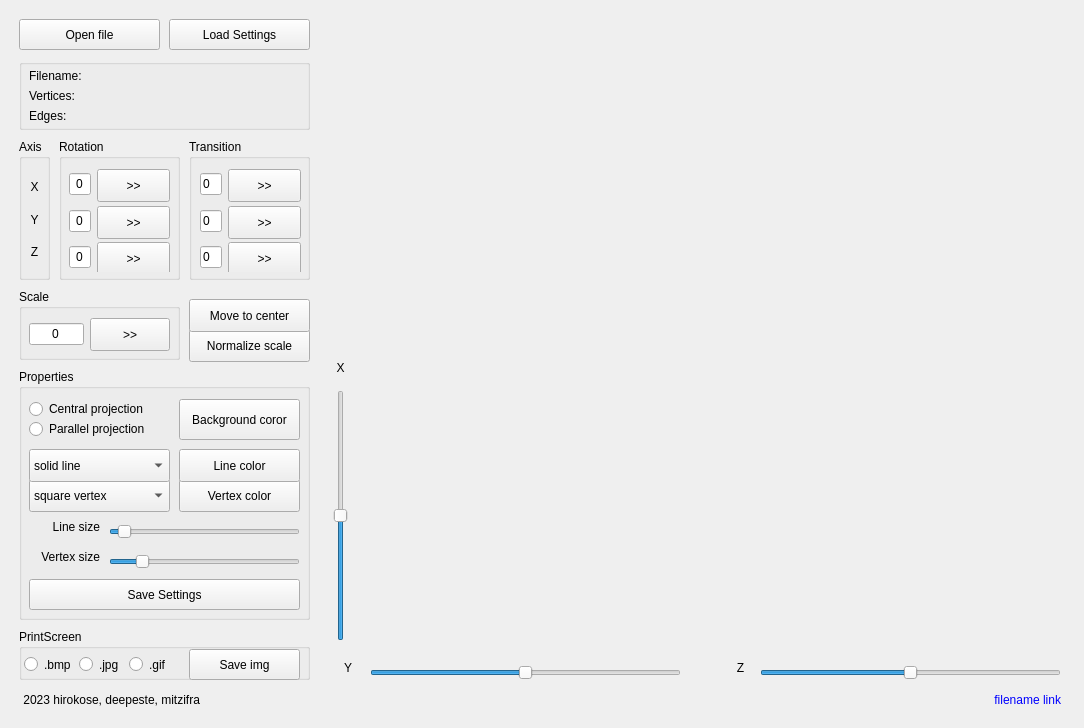
<?xml version="1.0" encoding="UTF-8"?>
<ui version="4.0">
 <class>MainWindow</class>
 <widget class="QMainWindow" name="MainWindow">
  <property name="geometry">
   <rect>
    <x>0</x>
    <y>0</y>
    <width>1084</width>
    <height>728</height>
   </rect>
  </property>
  <property name="windowTitle">
   <string>MainWindow</string>
  </property>
  <property name="styleSheet">
   <string notr="true"/>
  </property>
  <widget class="QWidget" name="centralwidget">
   <widget class="project" name="widget" native="true">
    <property name="geometry">
     <rect>
      <x>370</x>
      <y>20</y>
      <width>691</width>
      <height>621</height>
     </rect>
    </property>
   </widget>
   <widget class="QWidget" name="Menu" native="true">
    <property name="geometry">
     <rect>
      <x>19</x>
      <y>19</y>
      <width>291</width>
      <height>661</height>
     </rect>
    </property>
    <widget class="QPushButton" name="open_button">
     <property name="geometry">
      <rect>
       <x>0</x>
       <y>0</y>
       <width>141</width>
       <height>31</height>
      </rect>
     </property>
     <property name="styleSheet">
      <string notr="true"/>
     </property>
     <property name="text">
      <string>Open file</string>
     </property>
    </widget>
    <widget class="QGroupBox" name="Rotation">
     <property name="geometry">
      <rect>
       <x>40</x>
       <y>120</y>
       <width>121</width>
       <height>141</height>
      </rect>
     </property>
     <property name="title">
      <string>Rotation</string>
     </property>
     <widget class="QWidget" name="layoutWidget">
      <property name="geometry">
       <rect>
        <x>10</x>
        <y>30</y>
        <width>101</width>
        <height>103</height>
       </rect>
      </property>
      <layout class="QGridLayout" name="gridLayout">
       <item row="1" column="1">
        <widget class="QPushButton" name="y_rotate">
         <property name="minimumSize">
          <size>
           <width>0</width>
           <height>33</height>
          </size>
         </property>
         <property name="text">
          <string>&gt;&gt;</string>
         </property>
        </widget>
       </item>
       <item row="0" column="1">
        <widget class="QPushButton" name="x_rotate">
         <property name="minimumSize">
          <size>
           <width>0</width>
           <height>33</height>
          </size>
         </property>
         <property name="text">
          <string>&gt;&gt;</string>
         </property>
        </widget>
       </item>
       <item row="0" column="0">
        <widget class="QLineEdit" name="x_value_rot">
         <property name="minimumSize">
          <size>
           <width>0</width>
           <height>20</height>
          </size>
         </property>
         <property name="text">
          <string>0</string>
         </property>
         <property name="alignment">
          <set>Qt::AlignCenter</set>
         </property>
        </widget>
       </item>
       <item row="1" column="0">
        <widget class="QLineEdit" name="y_value_rot">
         <property name="minimumSize">
          <size>
           <width>0</width>
           <height>20</height>
          </size>
         </property>
         <property name="text">
          <string>0</string>
         </property>
         <property name="alignment">
          <set>Qt::AlignCenter</set>
         </property>
        </widget>
       </item>
       <item row="2" column="0">
        <widget class="QLineEdit" name="z_value_rot">
         <property name="minimumSize">
          <size>
           <width>0</width>
           <height>20</height>
          </size>
         </property>
         <property name="text">
          <string>0</string>
         </property>
         <property name="alignment">
          <set>Qt::AlignCenter</set>
         </property>
        </widget>
       </item>
       <item row="2" column="1">
        <widget class="QPushButton" name="z_rotate">
         <property name="minimumSize">
          <size>
           <width>0</width>
           <height>33</height>
          </size>
         </property>
         <property name="text">
          <string>&gt;&gt;</string>
         </property>
        </widget>
       </item>
      </layout>
     </widget>
    </widget>
    <widget class="QGroupBox" name="Transition">
     <property name="geometry">
      <rect>
       <x>170</x>
       <y>120</y>
       <width>121</width>
       <height>141</height>
      </rect>
     </property>
     <property name="title">
      <string>Transition</string>
     </property>
     <widget class="QWidget" name="layoutWidget">
      <property name="geometry">
       <rect>
        <x>11</x>
        <y>30</y>
        <width>101</width>
        <height>103</height>
       </rect>
      </property>
      <layout class="QGridLayout" name="gridLayout_2">
       <item row="0" column="1">
        <widget class="QPushButton" name="x_move">
         <property name="minimumSize">
          <size>
           <width>0</width>
           <height>33</height>
          </size>
         </property>
         <property name="text">
          <string>&gt;&gt;</string>
         </property>
        </widget>
       </item>
       <item row="1" column="0">
        <widget class="QLineEdit" name="y_value_tr">
         <property name="minimumSize">
          <size>
           <width>0</width>
           <height>20</height>
          </size>
         </property>
         <property name="text">
          <string>0</string>
         </property>
        </widget>
       </item>
       <item row="2" column="1">
        <widget class="QPushButton" name="z_move">
         <property name="minimumSize">
          <size>
           <width>0</width>
           <height>33</height>
          </size>
         </property>
         <property name="text">
          <string>&gt;&gt;</string>
         </property>
        </widget>
       </item>
       <item row="2" column="0">
        <widget class="QLineEdit" name="z_value_tr">
         <property name="minimumSize">
          <size>
           <width>0</width>
           <height>20</height>
          </size>
         </property>
         <property name="text">
          <string>0</string>
         </property>
        </widget>
       </item>
       <item row="0" column="0">
        <widget class="QLineEdit" name="x_value_tr">
         <property name="minimumSize">
          <size>
           <width>0</width>
           <height>20</height>
          </size>
         </property>
         <property name="text">
          <string>0</string>
         </property>
        </widget>
       </item>
       <item row="1" column="1">
        <widget class="QPushButton" name="y_move">
         <property name="minimumSize">
          <size>
           <width>0</width>
           <height>33</height>
          </size>
         </property>
         <property name="text">
          <string>&gt;&gt;</string>
         </property>
        </widget>
       </item>
      </layout>
     </widget>
    </widget>
    <widget class="QGroupBox" name="Properties">
     <property name="geometry">
      <rect>
       <x>0</x>
       <y>350</y>
       <width>291</width>
       <height>251</height>
      </rect>
     </property>
     <property name="title">
      <string>Properties</string>
     </property>
     <widget class="QComboBox" name="vertex_type">
      <property name="geometry">
       <rect>
        <x>10</x>
        <y>110</y>
        <width>141</width>
        <height>33</height>
       </rect>
      </property>
      <property name="minimumSize">
       <size>
        <width>0</width>
        <height>33</height>
       </size>
      </property>
      <item>
       <property name="text">
        <string>square vertex</string>
       </property>
      </item>
      <item>
       <property name="text">
        <string>circle vertex</string>
       </property>
      </item>
      <item>
       <property name="text">
        <string>no vertex</string>
       </property>
      </item>
     </widget>
     <widget class="QPushButton" name="setBgColor">
      <property name="geometry">
       <rect>
        <x>160</x>
        <y>30</y>
        <width>121</width>
        <height>41</height>
       </rect>
      </property>
      <property name="text">
       <string>Background coror</string>
      </property>
     </widget>
     <widget class="QSlider" name="pointSize_slider">
      <property name="geometry">
       <rect>
        <x>90</x>
        <y>180</y>
        <width>191</width>
        <height>25</height>
       </rect>
      </property>
      <property name="minimum">
       <number>1</number>
      </property>
      <property name="maximum">
       <number>200</number>
      </property>
      <property name="pageStep">
       <number>1</number>
      </property>
      <property name="value">
       <number>30</number>
      </property>
      <property name="sliderPosition">
       <number>30</number>
      </property>
      <property name="orientation">
       <enum>Qt::Horizontal</enum>
      </property>
     </widget>
     <widget class="QWidget" name="Projection" native="true">
      <property name="geometry">
       <rect>
        <x>10</x>
        <y>30</y>
        <width>141</width>
        <height>41</height>
       </rect>
      </property>
      <widget class="QRadioButton" name="central">
       <property name="geometry">
        <rect>
         <x>0</x>
         <y>0</y>
         <width>141</width>
         <height>20</height>
        </rect>
       </property>
       <property name="text">
        <string>Central projection</string>
       </property>
      </widget>
      <widget class="QRadioButton" name="parallel">
       <property name="geometry">
        <rect>
         <x>0</x>
         <y>20</y>
         <width>141</width>
         <height>20</height>
        </rect>
       </property>
       <property name="text">
        <string>Parallel projection</string>
       </property>
      </widget>
     </widget>
     <widget class="QSlider" name="lineWidth_slider">
      <property name="geometry">
       <rect>
        <x>90</x>
        <y>150</y>
        <width>191</width>
        <height>25</height>
       </rect>
      </property>
      <property name="minimum">
       <number>1</number>
      </property>
      <property name="maximum">
       <number>200</number>
      </property>
      <property name="pageStep">
       <number>1</number>
      </property>
      <property name="value">
       <number>10</number>
      </property>
      <property name="sliderPosition">
       <number>10</number>
      </property>
      <property name="orientation">
       <enum>Qt::Horizontal</enum>
      </property>
     </widget>
     <widget class="QComboBox" name="line_type">
      <property name="geometry">
       <rect>
        <x>10</x>
        <y>80</y>
        <width>141</width>
        <height>33</height>
       </rect>
      </property>
      <property name="minimumSize">
       <size>
        <width>0</width>
        <height>33</height>
       </size>
      </property>
      <item>
       <property name="text">
        <string>solid line</string>
       </property>
      </item>
      <item>
       <property name="text">
        <string>dashed line</string>
       </property>
      </item>
     </widget>
     <widget class="QPushButton" name="setVertColor">
      <property name="geometry">
       <rect>
        <x>160</x>
        <y>110</y>
        <width>121</width>
        <height>33</height>
       </rect>
      </property>
      <property name="minimumSize">
       <size>
        <width>0</width>
        <height>33</height>
       </size>
      </property>
      <property name="text">
       <string>Vertex color</string>
      </property>
     </widget>
     <widget class="QPushButton" name="saveSettigs">
      <property name="geometry">
       <rect>
        <x>10</x>
        <y>210</y>
        <width>271</width>
        <height>31</height>
       </rect>
      </property>
      <property name="text">
       <string>Save Settings</string>
      </property>
     </widget>
     <widget class="QLabel" name="line_size_label">
      <property name="geometry">
       <rect>
        <x>10</x>
        <y>150</y>
        <width>71</width>
        <height>16</height>
       </rect>
      </property>
      <property name="text">
       <string>Line size</string>
      </property>
      <property name="alignment">
       <set>Qt::AlignRight|Qt::AlignTrailing|Qt::AlignVCenter</set>
      </property>
     </widget>
     <widget class="QLabel" name="vert_size_label">
      <property name="geometry">
       <rect>
        <x>10</x>
        <y>180</y>
        <width>71</width>
        <height>16</height>
       </rect>
      </property>
      <property name="text">
       <string>Vertex size</string>
      </property>
      <property name="alignment">
       <set>Qt::AlignRight|Qt::AlignTrailing|Qt::AlignVCenter</set>
      </property>
     </widget>
     <widget class="QPushButton" name="setLineColor">
      <property name="geometry">
       <rect>
        <x>160</x>
        <y>80</y>
        <width>121</width>
        <height>33</height>
       </rect>
      </property>
      <property name="minimumSize">
       <size>
        <width>0</width>
        <height>33</height>
       </size>
      </property>
      <property name="text">
       <string>Line color</string>
      </property>
     </widget>
    </widget>
    <widget class="QGroupBox" name="Scale">
     <property name="geometry">
      <rect>
       <x>0</x>
       <y>270</y>
       <width>161</width>
       <height>71</height>
      </rect>
     </property>
     <property name="title">
      <string>Scale</string>
     </property>
     <widget class="QWidget" name="layoutWidget">
      <property name="geometry">
       <rect>
        <x>10</x>
        <y>20</y>
        <width>141</width>
        <height>51</height>
       </rect>
      </property>
      <layout class="QGridLayout" name="gridLayout_4">
       <item row="0" column="0">
        <widget class="QLineEdit" name="scale_value">
         <property name="minimumSize">
          <size>
           <width>0</width>
           <height>20</height>
          </size>
         </property>
         <property name="text">
          <string>0</string>
         </property>
         <property name="alignment">
          <set>Qt::AlignCenter</set>
         </property>
        </widget>
       </item>
       <item row="0" column="1">
        <widget class="QPushButton" name="scale_apply">
         <property name="minimumSize">
          <size>
           <width>0</width>
           <height>33</height>
          </size>
         </property>
         <property name="text">
          <string>&gt;&gt;</string>
         </property>
        </widget>
       </item>
      </layout>
     </widget>
    </widget>
    <widget class="QGroupBox" name="AxisBox">
     <property name="geometry">
      <rect>
       <x>0</x>
       <y>120</y>
       <width>31</width>
       <height>141</height>
      </rect>
     </property>
     <property name="title">
      <string>Axis</string>
     </property>
     <widget class="QWidget" name="layoutWidget">
      <property name="geometry">
       <rect>
        <x>0</x>
        <y>35</y>
        <width>31</width>
        <height>91</height>
       </rect>
      </property>
      <layout class="QVBoxLayout" name="verticalLayout">
       <item>
        <widget class="QLabel" name="x_label_rot">
         <property name="text">
          <string>X</string>
         </property>
         <property name="alignment">
          <set>Qt::AlignCenter</set>
         </property>
        </widget>
       </item>
       <item>
        <widget class="QLabel" name="y_label_rot">
         <property name="text">
          <string>Y</string>
         </property>
         <property name="alignment">
          <set>Qt::AlignCenter</set>
         </property>
        </widget>
       </item>
       <item>
        <widget class="QLabel" name="z_label_rot">
         <property name="text">
          <string>Z</string>
         </property>
         <property name="alignment">
          <set>Qt::AlignCenter</set>
         </property>
        </widget>
       </item>
      </layout>
     </widget>
    </widget>
    <widget class="QPushButton" name="scale_reset">
     <property name="geometry">
      <rect>
       <x>170</x>
       <y>310</y>
       <width>121</width>
       <height>33</height>
      </rect>
     </property>
     <property name="minimumSize">
      <size>
       <width>0</width>
       <height>33</height>
      </size>
     </property>
     <property name="text">
      <string>Normalize scale</string>
     </property>
    </widget>
    <widget class="QPushButton" name="transition_reset">
     <property name="geometry">
      <rect>
       <x>170</x>
       <y>280</y>
       <width>121</width>
       <height>33</height>
      </rect>
     </property>
     <property name="minimumSize">
      <size>
       <width>0</width>
       <height>33</height>
      </size>
     </property>
     <property name="text">
      <string>Move to center</string>
     </property>
    </widget>
    <widget class="QPushButton" name="transition_apply">
     <property name="geometry">
      <rect>
       <x>10</x>
       <y>670</y>
       <width>141</width>
       <height>31</height>
      </rect>
     </property>
     <property name="text">
      <string>Move</string>
     </property>
    </widget>
    <widget class="QPushButton" name="loadSettings">
     <property name="geometry">
      <rect>
       <x>150</x>
       <y>0</y>
       <width>141</width>
       <height>31</height>
      </rect>
     </property>
     <property name="styleSheet">
      <string notr="true"/>
     </property>
     <property name="text">
      <string>Load Settings</string>
     </property>
    </widget>
    <widget class="QGroupBox" name="Infobox">
     <property name="geometry">
      <rect>
       <x>0</x>
       <y>40</y>
       <width>291</width>
       <height>71</height>
      </rect>
     </property>
     <property name="title">
      <string/>
     </property>
     <widget class="QLabel" name="filename_value">
      <property name="geometry">
       <rect>
        <x>80</x>
        <y>6</y>
        <width>181</width>
        <height>21</height>
       </rect>
      </property>
      <property name="styleSheet">
       <string notr="true"/>
      </property>
      <property name="text">
       <string/>
      </property>
     </widget>
     <widget class="QLabel" name="filename_label">
      <property name="geometry">
       <rect>
        <x>10</x>
        <y>6</y>
        <width>71</width>
        <height>21</height>
       </rect>
      </property>
      <property name="styleSheet">
       <string notr="true"/>
      </property>
      <property name="text">
       <string>Filename:</string>
      </property>
     </widget>
     <widget class="QLabel" name="vertices_info_label">
      <property name="geometry">
       <rect>
        <x>10</x>
        <y>26</y>
        <width>71</width>
        <height>21</height>
       </rect>
      </property>
      <property name="styleSheet">
       <string notr="true"/>
      </property>
      <property name="text">
       <string>Vertices:</string>
      </property>
     </widget>
     <widget class="QLabel" name="vertices_value">
      <property name="geometry">
       <rect>
        <x>80</x>
        <y>26</y>
        <width>181</width>
        <height>21</height>
       </rect>
      </property>
      <property name="styleSheet">
       <string notr="true"/>
      </property>
      <property name="text">
       <string/>
      </property>
     </widget>
     <widget class="QLabel" name="edges_info_label">
      <property name="geometry">
       <rect>
        <x>10</x>
        <y>46</y>
        <width>71</width>
        <height>21</height>
       </rect>
      </property>
      <property name="styleSheet">
       <string notr="true"/>
      </property>
      <property name="text">
       <string>Edges:</string>
      </property>
     </widget>
     <widget class="QLabel" name="edges_value">
      <property name="geometry">
       <rect>
        <x>80</x>
        <y>46</y>
        <width>181</width>
        <height>21</height>
       </rect>
      </property>
      <property name="styleSheet">
       <string notr="true"/>
      </property>
      <property name="text">
       <string/>
      </property>
     </widget>
    </widget>
    <widget class="QGroupBox" name="ScreenBox">
     <property name="geometry">
      <rect>
       <x>0</x>
       <y>610</y>
       <width>291</width>
       <height>51</height>
      </rect>
     </property>
     <property name="title">
      <string>PrintScreen</string>
     </property>
     <widget class="QRadioButton" name="radio_gif">
      <property name="geometry">
       <rect>
        <x>110</x>
        <y>20</y>
        <width>41</width>
        <height>31</height>
       </rect>
      </property>
      <property name="text">
       <string>.gif</string>
      </property>
     </widget>
     <widget class="QRadioButton" name="radio_jpg">
      <property name="geometry">
       <rect>
        <x>60</x>
        <y>20</y>
        <width>51</width>
        <height>31</height>
       </rect>
      </property>
      <property name="text">
       <string>.jpg</string>
      </property>
     </widget>
     <widget class="QPushButton" name="save_button">
      <property name="geometry">
       <rect>
        <x>170</x>
        <y>20</y>
        <width>111</width>
        <height>31</height>
       </rect>
      </property>
      <property name="styleSheet">
       <string notr="true"/>
      </property>
      <property name="text">
       <string>Save img</string>
      </property>
     </widget>
     <widget class="QRadioButton" name="radio_bmp">
      <property name="geometry">
       <rect>
        <x>5</x>
        <y>20</y>
        <width>51</width>
        <height>31</height>
       </rect>
      </property>
      <property name="text">
       <string>.bmp</string>
      </property>
     </widget>
    </widget>
   </widget>
   <widget class="QLabel" name="developer_label">
    <property name="geometry">
     <rect>
      <x>20</x>
      <y>690</y>
      <width>211</width>
      <height>20</height>
     </rect>
    </property>
    <property name="text">
     <string> 2023 hirokose, deepeste, mitzifra</string>
    </property>
    <property name="alignment">
     <set>Qt::AlignLeading|Qt::AlignLeft|Qt::AlignVCenter</set>
    </property>
   </widget>
   <widget class="QLabel" name="full_filename_label">
    <property name="geometry">
     <rect>
      <x>430</x>
      <y>690</y>
      <width>631</width>
      <height>20</height>
     </rect>
    </property>
    <property name="styleSheet">
     <string notr="true">color: blue;</string>
    </property>
    <property name="text">
     <string>filename link</string>
    </property>
    <property name="alignment">
     <set>Qt::AlignRight|Qt::AlignTrailing|Qt::AlignVCenter</set>
    </property>
   </widget>
   <widget class="QSlider" name="y_slider">
    <property name="geometry">
     <rect>
      <x>370</x>
      <y>660</y>
      <width>311</width>
      <height>25</height>
     </rect>
    </property>
    <property name="minimum">
     <number>-25</number>
    </property>
    <property name="maximum">
     <number>25</number>
    </property>
    <property name="pageStep">
     <number>1</number>
    </property>
    <property name="sliderPosition">
     <number>0</number>
    </property>
    <property name="orientation">
     <enum>Qt::Horizontal</enum>
    </property>
   </widget>
   <widget class="QSlider" name="x_slider">
    <property name="geometry">
     <rect>
      <x>330</x>
      <y>390</y>
      <width>22</width>
      <height>251</height>
     </rect>
    </property>
    <property name="styleSheet">
     <string notr="true">color: red;</string>
    </property>
    <property name="minimum">
     <number>-25</number>
    </property>
    <property name="maximum">
     <number>25</number>
    </property>
    <property name="orientation">
     <enum>Qt::Vertical</enum>
    </property>
   </widget>
   <widget class="QSlider" name="z_slider">
    <property name="geometry">
     <rect>
      <x>760</x>
      <y>660</y>
      <width>301</width>
      <height>25</height>
     </rect>
    </property>
    <property name="minimum">
     <number>-25</number>
    </property>
    <property name="maximum">
     <number>25</number>
    </property>
    <property name="pageStep">
     <number>5</number>
    </property>
    <property name="value">
     <number>0</number>
    </property>
    <property name="sliderPosition">
     <number>0</number>
    </property>
    <property name="orientation">
     <enum>Qt::Horizontal</enum>
    </property>
   </widget>
   <widget class="QLabel" name="X_label">
    <property name="geometry">
     <rect>
      <x>330</x>
      <y>360</y>
      <width>21</width>
      <height>16</height>
     </rect>
    </property>
    <property name="text">
     <string>X</string>
    </property>
    <property name="alignment">
     <set>Qt::AlignCenter</set>
    </property>
   </widget>
   <widget class="QLabel" name="Y_label">
    <property name="geometry">
     <rect>
      <x>340</x>
      <y>660</y>
      <width>16</width>
      <height>16</height>
     </rect>
    </property>
    <property name="text">
     <string>Y</string>
    </property>
    <property name="alignment">
     <set>Qt::AlignCenter</set>
    </property>
   </widget>
   <widget class="QLabel" name="Z_label">
    <property name="geometry">
     <rect>
      <x>730</x>
      <y>660</y>
      <width>21</width>
      <height>16</height>
     </rect>
    </property>
    <property name="text">
     <string>Z</string>
    </property>
    <property name="alignment">
     <set>Qt::AlignCenter</set>
    </property>
   </widget>
  </widget>
 </widget>
 <customwidgets>
  <customwidget>
   <class>project</class>
   <extends>QWidget</extends>
   <header>project.h</header>
  </customwidget>
 </customwidgets>
 <resources/>
 <connections/>
</ui>
